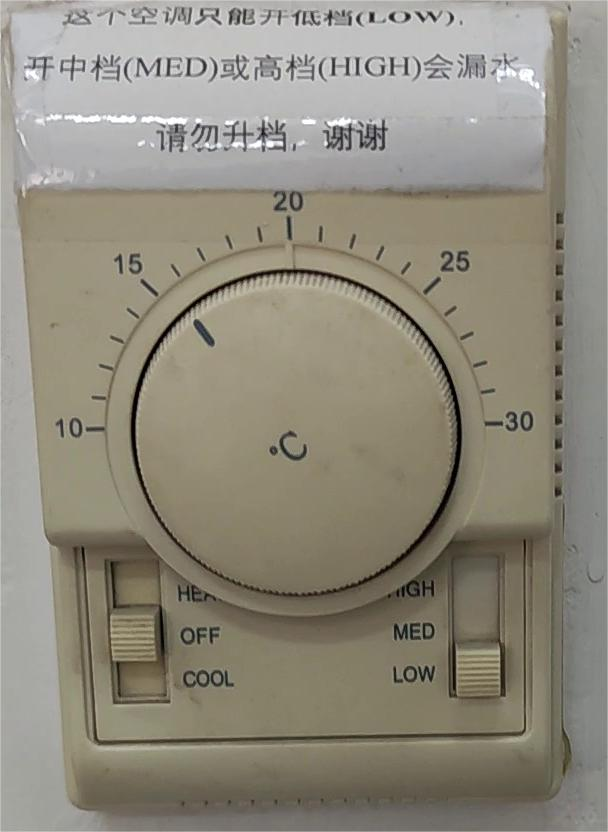
#> input picture airknob/frame_0.jpg, 608 x 832 px, found by its file name
$ python air_c.py
#> lines starting #> are read from the running program, lines starting #| are printed output that depends on the picture; after the words box and inside, x2 and y2 are one past the last pixel; in counts of white or black regions, pixels touching at a corner belong together
'''
Author: wuyao 1955416359@qq.com
Date: 2024-03-20 21:42:08
LastEditors: wuyao 1955416359@qq.com
LastEditTime: 2024-03-20 22:03:50
FilePath: /yolo_meter/src/air_c.py
Description: 这是默认设置,请设置`customMade`, 打开koroFileHeader查看配置 进行设置: https://github.com/OBKoro1/koro1FileHeader/wiki/%E9%85%8D%E7%BD%AE
'''
import cv2
import numpy as np

# 读取图片
image = cv2.imread('/home/rqh/yolo_meter/airknob/frame_0.jpg')
#> image is the input picture: shape (832, 608, 3); mean B, G, R 124.6, 138.1, 143
gray = cv2.cvtColor(image, cv2.COLOR_BGR2GRAY)
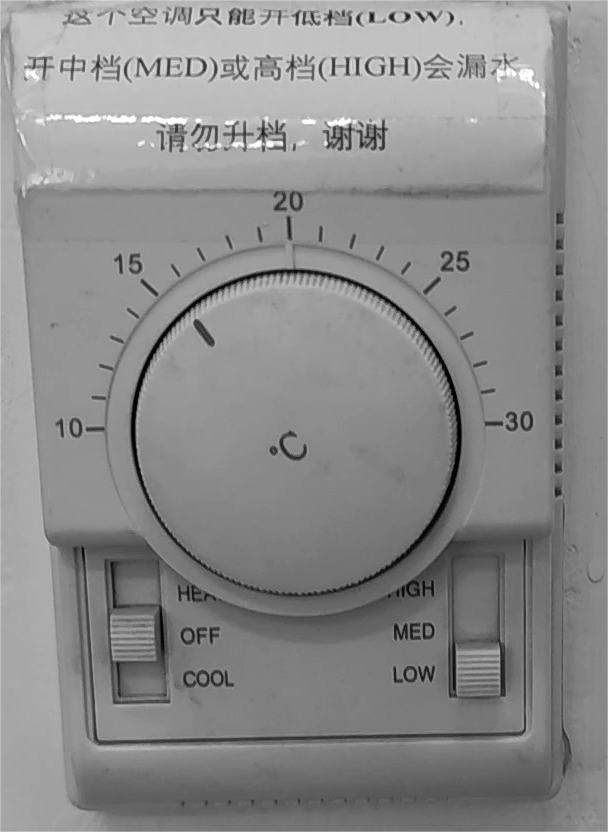
#> gray: shape (832, 608); min 0, max 255, mean 138


gray_blurred = cv2.GaussianBlur(gray, (9, 9), 0)
# 使用霍夫变换检测圆
circles = cv2.HoughCircles(gray_blurred, cv2.HOUGH_GRADIENT, dp=1, minDist=60,
                           param1=50, param2=50, minRadius=150, maxRadius=200)
#> circles = [[296.5, 431.5, 160.9]]
if circles is not None:
    circles = np.uint16(np.around(circles))
#> circles = [[296, 432, 161]]
    for i in circles[0, :]:
        # 画圆
        cv2.circle(image, (i[0], i[1]), i[2], (0, 255, 0), 2)
        # 画圆心
        cv2.circle(image, (i[0], i[1]), 2, (0, 0, 255), 3)
        # 标注圆心坐标
        cv2.putText(image, f"({i[0]}, {i[1]})", (i[0] + 10, i[1] - 10), cv2.FONT_HERSHEY_SIMPLEX, 0.5, (255, 255, 255), 2)
#> this loop made 1 pass
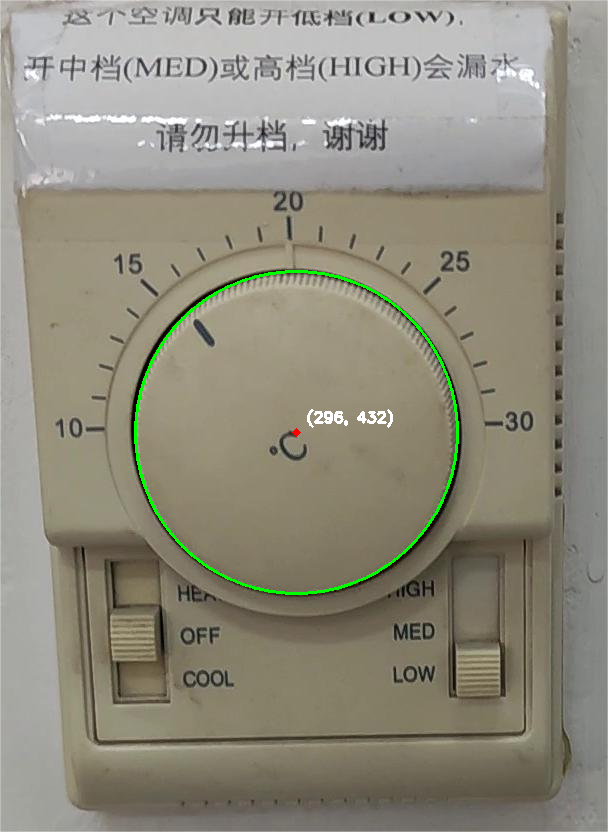
#> image: shape (832, 608, 3); 0.71% of pixels changed, all inside (x1, y1, x2, y2) = (134, 270, 459, 595)

# 显示结果
cv2.imwrite('../airknob/Circles.jpg', image)

$ run again, with airknob/frame_12.jpg copied over airknob/frame_0.jpg
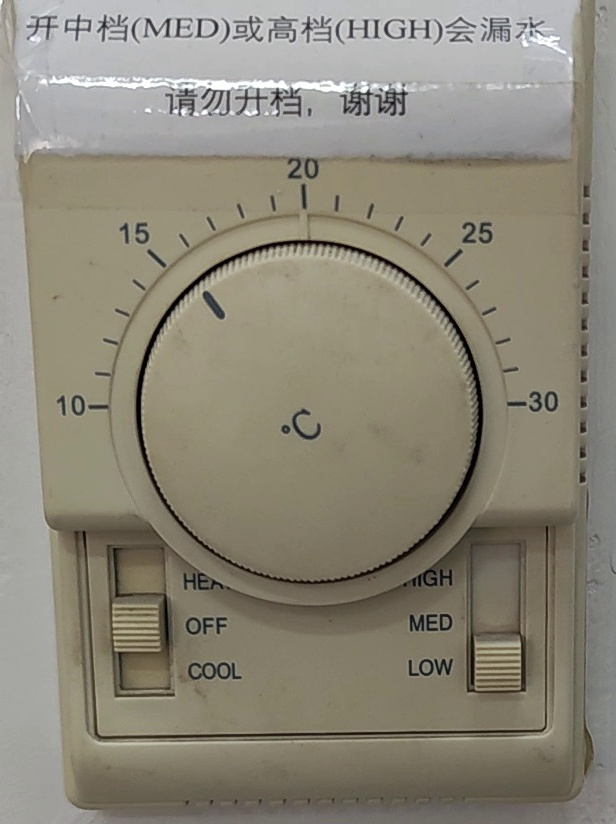
#> input picture airknob/frame_12.jpg, 616 x 824 px, found by its file name
#> image is the input picture: shape (824, 616, 3); mean B, G, R 120.2, 134.5, 139.4
#> `gray = cv2.cvtColor(image, cv2.COLOR_BGR2GRAY)`:
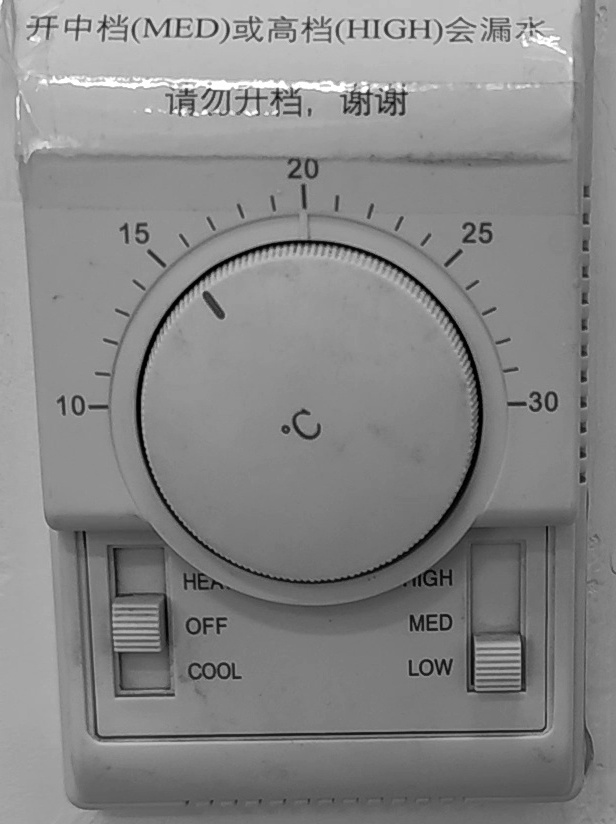
#> gray: shape (824, 616); min 0, max 255, mean 134.3
#> `circles = cv2.HoughCircles(gray_blurred, cv2.HOUGH_GRADIENT, dp=1, min..`: circles = [[310.5, 410.5, 169.5]]
#> `circles = np.uint16(np.around(circles))`: circles = [[310, 410, 170]]
#> the loop `for i in circles[0, :]:` made 1 pass
#> after the loop `for i in circles[0, :]:`:
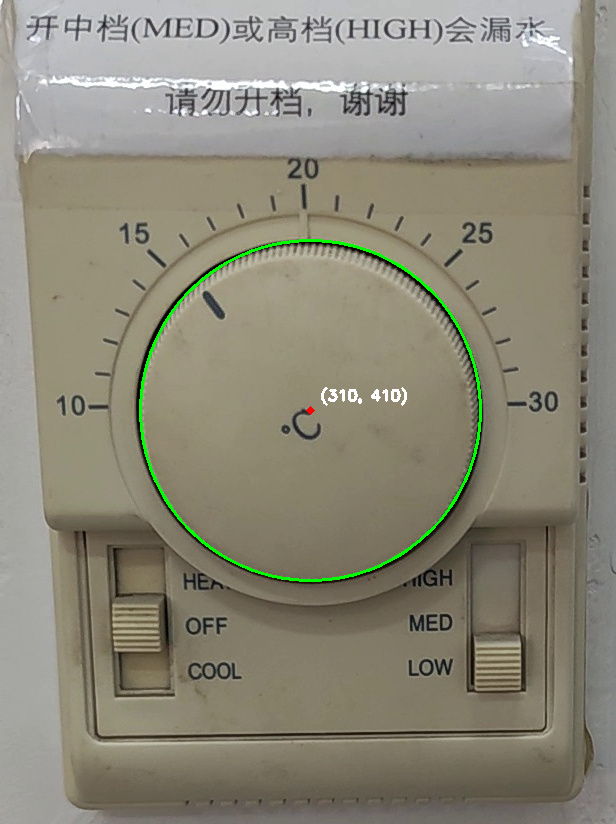
#> image: shape (824, 616, 3); 0.74% of pixels changed, all inside (x1, y1, x2, y2) = (139, 239, 482, 582)

$ run again, with airknob/frame_4.jpg copied over airknob/frame_0.jpg
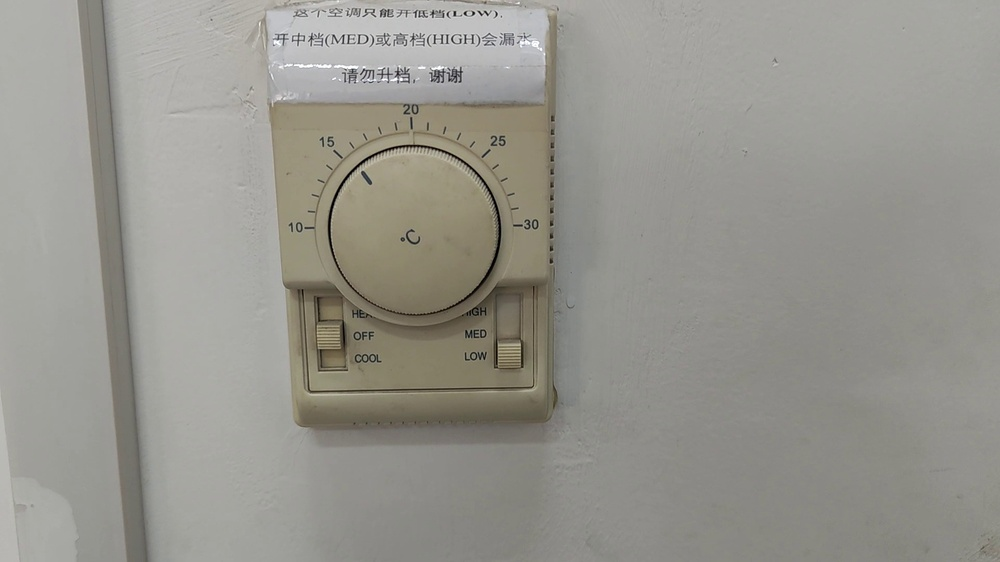
#> input picture airknob/frame_4.jpg, 1000 x 562 px, shrunk from 1920 x 1080 before the run, found by its file name
#> image is the input picture: shape (562, 1000, 3); mean B, G, R 141.8, 149, 150.4
#> `gray = cv2.cvtColor(image, cv2.COLOR_BGR2GRAY)`:
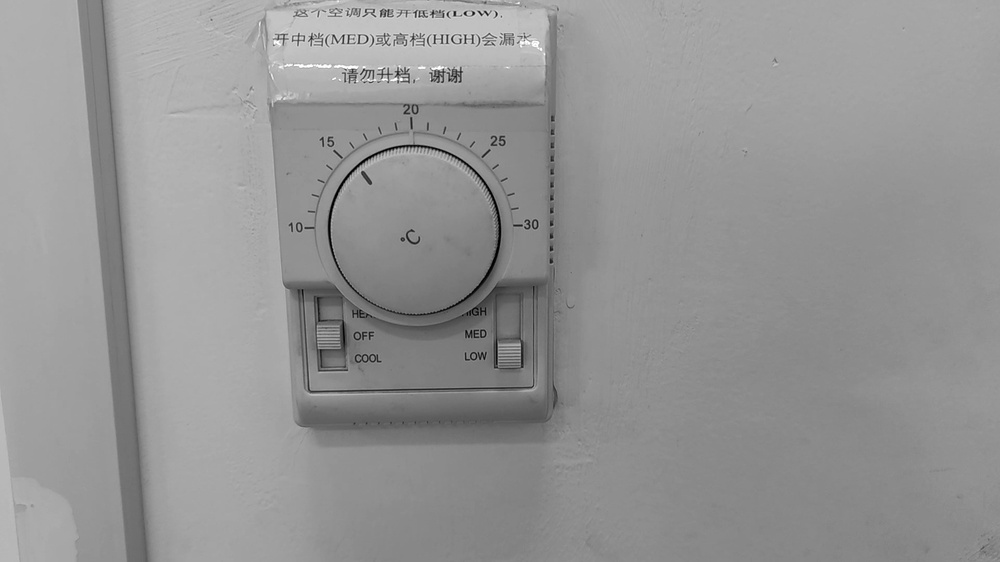
#> gray: shape (562, 1000); min 0, max 255, mean 148.6
#> circles = None

$ run again, with airknob/frame_420.jpg copied over airknob/frame_0.jpg
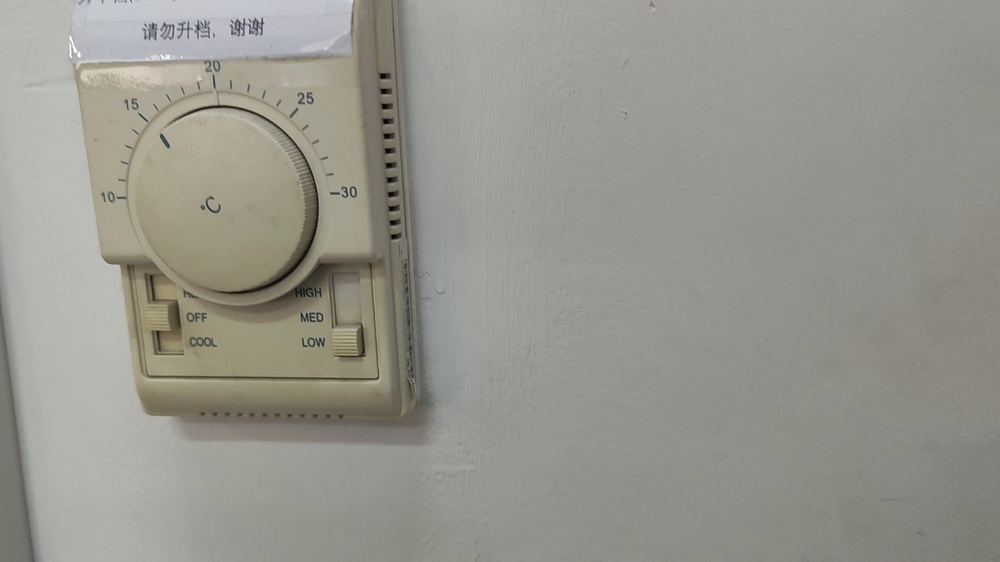
#> input picture airknob/frame_420.jpg, 1000 x 562 px, shrunk from 1920 x 1080 before the run, found by its file name
#> image is the input picture: shape (562, 1000, 3); mean B, G, R 142.3, 149.8, 151.1
#> `gray = cv2.cvtColor(image, cv2.COLOR_BGR2GRAY)`:
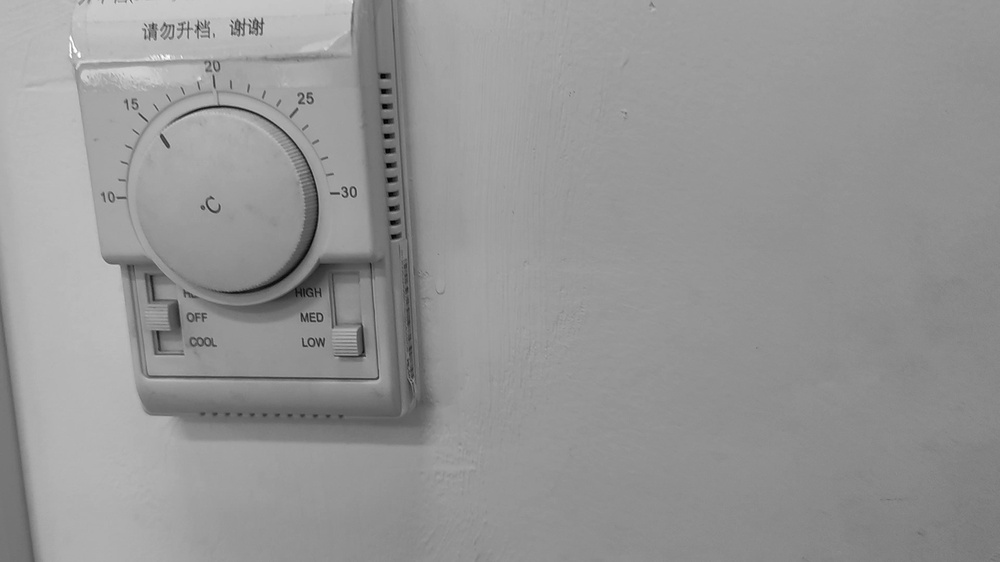
#> gray: shape (562, 1000); min 1, max 255, mean 149.4
#> circles = None
